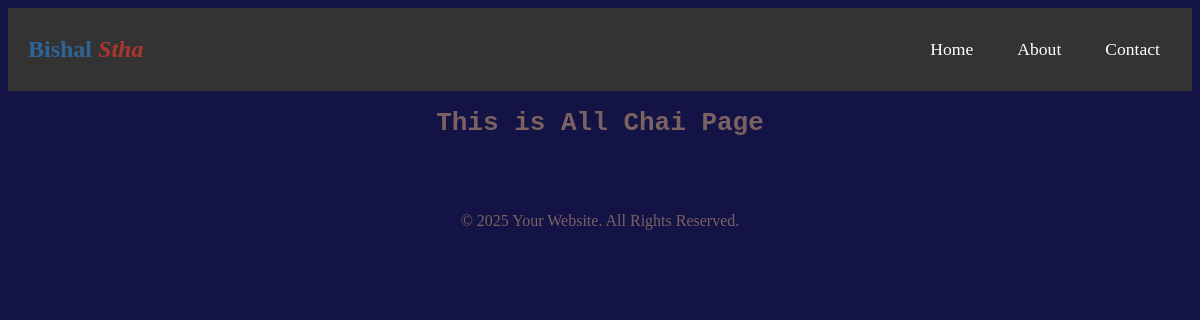
Page /chai/ on the earlier database version.
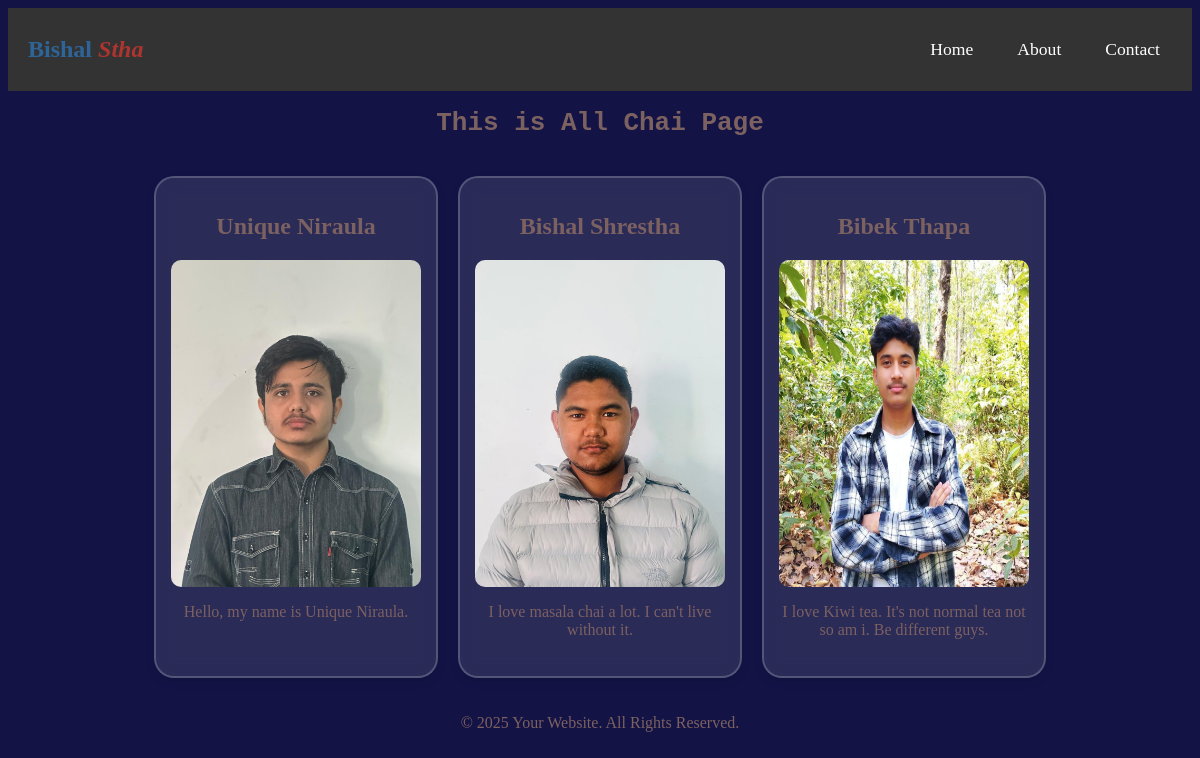
Same page on the later database version.
### chai/models.py (models this page shows, shortened)
class ChaiVariety(models.Model):
    name = models.CharField(max_length=100)
    images = models.ImageField(upload_to='chais/')
    date_added = models.DateTimeField(default=timezone.now)
    type = models.CharField(max_length=2, choices=CHAI_TYPE_CHOICES)
    description = models.TextField(default='')

### chai/views.py (the view)
# urls.py: path('',view=views.all_chai,name='all_chai'),
def all_chai(request):
    chais = ChaiVariety.objects.all()#brings all the data from db
    return render(request,'chai/all_chai.html',{'chais':chais})

### chai/templates/chai/all_chai.html (shortened to what this page needs)
{% extends "layout.html" %}
{% load static %}
{% block content %}
<h1 style="text-align: center;">This is All Chai Page</h1>
<div class="chai-container">
    {% for chai in chais %}
    <div class="chai-card">
        <h2>{{ chai.name }}</h2>
        <img src="{{ chai.images.url }}" alt="{{ chai.name }}">
        <p>{{ chai.description }}</p>
    </div>
    {% endfor %}
</div>
{% endblock %}

### chaiaurdjango/templates/layout.html (shortened to what this page needs)
{% load static %}
<!DOCTYPE html>
<html lang="en">
<head>
    <link rel="stylesheet" href="{% static 'style.css' %}">
</head>
<body>
    <header>
        <nav class="navbar">
            <div class="logo"><b style="color:#2e6599;">Bishal</b> <i style="color:#ac352f;">Stha</i></div>
            <ul class="nav-links" id="nav-links">
                <li><a href="/">Home</a></li>
                <li><a href="/about">About</a></li>
                <li><a href="/contact">Contact</a></li>
            </ul>
        </nav>
    </header>
    <main>
        {% block content %}{% endblock %}
    </main>
    <footer>
        <p>&copy; 2025 Your Website. All Rights Reserved.</p>
    </footer>
</body>
</html>

### static/style.css (style rules this page uses)
body { background-color: #131346; color: #7c6161; }
h1 { font-weight: bold; text-align: center; font-family: monospace; }
p { text-align: center; }
img { display: block; margin: auto; border-radius: 0.5rem; }
.navbar { display: flex; justify-content: space-between; align-items: center; background: #333; color: white; padding: 15px 20px; }
.logo { font-size: 1.5rem; font-weight: bold; }
.nav-links { list-style: none; display: flex; gap: 20px; }
.nav-links li { display: inline; }
.nav-links a { color: white; text-decoration: none; font-size: 1.1rem; padding: 8px 12px; transition: 0.3s; }

### chai/templates/chai/all_chai.html (style rules this page uses)
.chai-container { display: flex; flex-wrap: wrap; justify-content: center; gap: 20px; padding: 20px; }
.chai-card { background: rgba(255, 255, 255, 0.1); border-radius: 20px; box-shadow: 0 4px 8px rgba(0, 0, 0, 0.1); text-align: center; padding: 15px; width: 250px; backdrop-filter: blur(10px); border: 2px solid rgba(255, 255, 255, 0.2); transition: transform 0.3s ease-in-out, box-shadow 0.3s ease-in-out; }
.chai-card img { width: 100%; height: 70%; border-radius: 10px; }

Differences in the rows shown:
added ChaiVariety: name "Unique Niraula", images (picture), description "Hello, my name is Unique Niraula."
added ChaiVariety: name "Bishal Shrestha", images (picture), description "I love masala chai a lot. I can't live without it."
added ChaiVariety: name "Bibek Thapa", images (picture), description "I love Kiwi tea. It's not normal tea not so am i. Be different guys."
